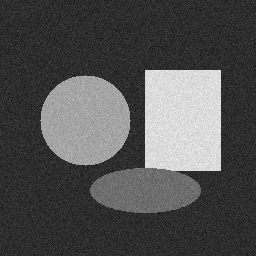
#> input picture assets/sample_images/sample_segments.png, 256 x 256 px
$ python region_growing.py
#> lines starting #> are read from the running program, lines starting #| are printed output that depends on the picture; after the words box and inside, x2 and y2 are one past the last pixel; in counts of white or black regions, pixels touching at a corner belong together
### examples/06_image_segmentation/_utils.py
"""Shared helpers for chapter 6 segmentation examples."""

from __future__ import annotations

import argparse
from pathlib import Path

import cv2
import numpy as np


ROOT = Path(__file__).resolve().parents[2]
SAMPLE_SEGMENTS = ROOT / "assets" / "sample_images" / "sample_segments.png"
DEFAULT_OUTPUT_DIR = ROOT / "examples" / "output"


def ensure_sample() -> None:
    if SAMPLE_SEGMENTS.exists():
        return
    SAMPLE_SEGMENTS.parent.mkdir(parents=True, exist_ok=True)
    image = np.full((256, 256), 45, dtype=np.uint8)
    cv2.circle(image, (85, 120), 45, 165, -1)
    cv2.rectangle(image, (145, 70), (220, 170), 220, -1)
    cv2.ellipse(image, (145, 190), (55, 22), 0, 0, 360, 110, -1)
    rng = np.random.default_rng(6)
    noise = rng.normal(0, 8, image.shape)
    cv2.imwrite(str(SAMPLE_SEGMENTS), np.clip(image.astype(float) + noise, 0, 255).astype(np.uint8))


def add_common_arguments(parser: argparse.ArgumentParser, output_name: str) -> None:
    parser.add_argument("--input", type=Path, default=SAMPLE_SEGMENTS, help="input image path")
    parser.add_argument(
        "--output",
        type=Path,
        default=DEFAULT_OUTPUT_DIR / output_name,
        help="output image path",
    )


def read_gray(path: Path) -> tuple[np.ndarray, Path]:
    ensure_sample()
    image = cv2.imread(str(path), cv2.IMREAD_GRAYSCALE)
#> image is the input picture: shape (256, 256); min 7, max 249, mean 80.4
    if image is None:
        raise FileNotFoundError(path)
    return image, path


def save_image(path: Path, image: np.ndarray) -> Path:
    path.parent.mkdir(parents=True, exist_ok=True)
    cv2.imwrite(str(path), image)
    return path


def print_result(source: Path, operation: str, output: Path, threshold: float | None = None) -> None:
    print(f"source={source}")
    print(f"operation={operation}")
    if threshold is not None:
        print(f"threshold={threshold:.3f}")
    print(f"output={output}")

### examples/06_image_segmentation/region_growing.py
"""Chapter 6.2 region growing segmentation.

Run:
    python examples/06_image_segmentation/region_growing.py --seed-x 85 --seed-y 120 --tolerance 28
"""

from __future__ import annotations

import argparse
from collections import deque

import numpy as np

from _utils import add_common_arguments, print_result, read_gray, save_image


def region_growing_segment(image: np.ndarray, seed: tuple[int, int], tolerance: int = 25) -> np.ndarray:
#> called with seed = (85, 120), tolerance = 28
    height, width = image.shape
#> height = 256; width = 256
    seed_x = min(max(seed[0], 0), width - 1)
#> seed_x = 85
    seed_y = min(max(seed[1], 0), height - 1)
#> seed_y = 120
    seed_value = int(image[seed_y, seed_x])
#> seed_value = 161
    visited = np.zeros_like(image, dtype=bool)
    mask = np.zeros_like(image, dtype=np.uint8)
    queue: deque[tuple[int, int]] = deque([(seed_x, seed_y)])
    visited[seed_y, seed_x] = True
    while queue:
        x, y = queue.popleft()
        if abs(int(image[y, x]) - seed_value) <= tolerance:
            mask[y, x] = 255
            for nx, ny in ((x + 1, y), (x - 1, y), (x, y + 1), (x, y - 1)):
                if 0 <= nx < width and 0 <= ny < height and not visited[ny, nx]:
                    visited[ny, nx] = True
                    queue.append((nx, ny))
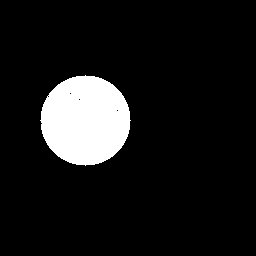
#> mask: shape (256, 256); 9.7% white; 1 white region, box (x1, y1, x2, y2) and area: (40, 75, 131, 166) 6356
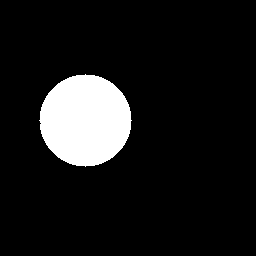
#> visited: shape (256, 256) bool; 10.1% white; 1 white region, box (x1, y1, x2, y2) and area: (39, 74, 132, 167) 6616
    return mask


def main() -> None:
    parser = argparse.ArgumentParser(description="Region growing segmentation.")
    add_common_arguments(parser, "ch06_region_growing.png")
    parser.add_argument("--seed-x", type=int, default=85)
    parser.add_argument("--seed-y", type=int, default=120)
    parser.add_argument("--tolerance", type=int, default=28)
    args = parser.parse_args()

    image, source = read_gray(args.input)
    result = region_growing_segment(image, seed=(args.seed_x, args.seed_y), tolerance=args.tolerance)
    output = save_image(args.output, result)
    print_result(source, "region_growing_segment", output, float(args.tolerance))


if __name__ == "__main__":
    main()
